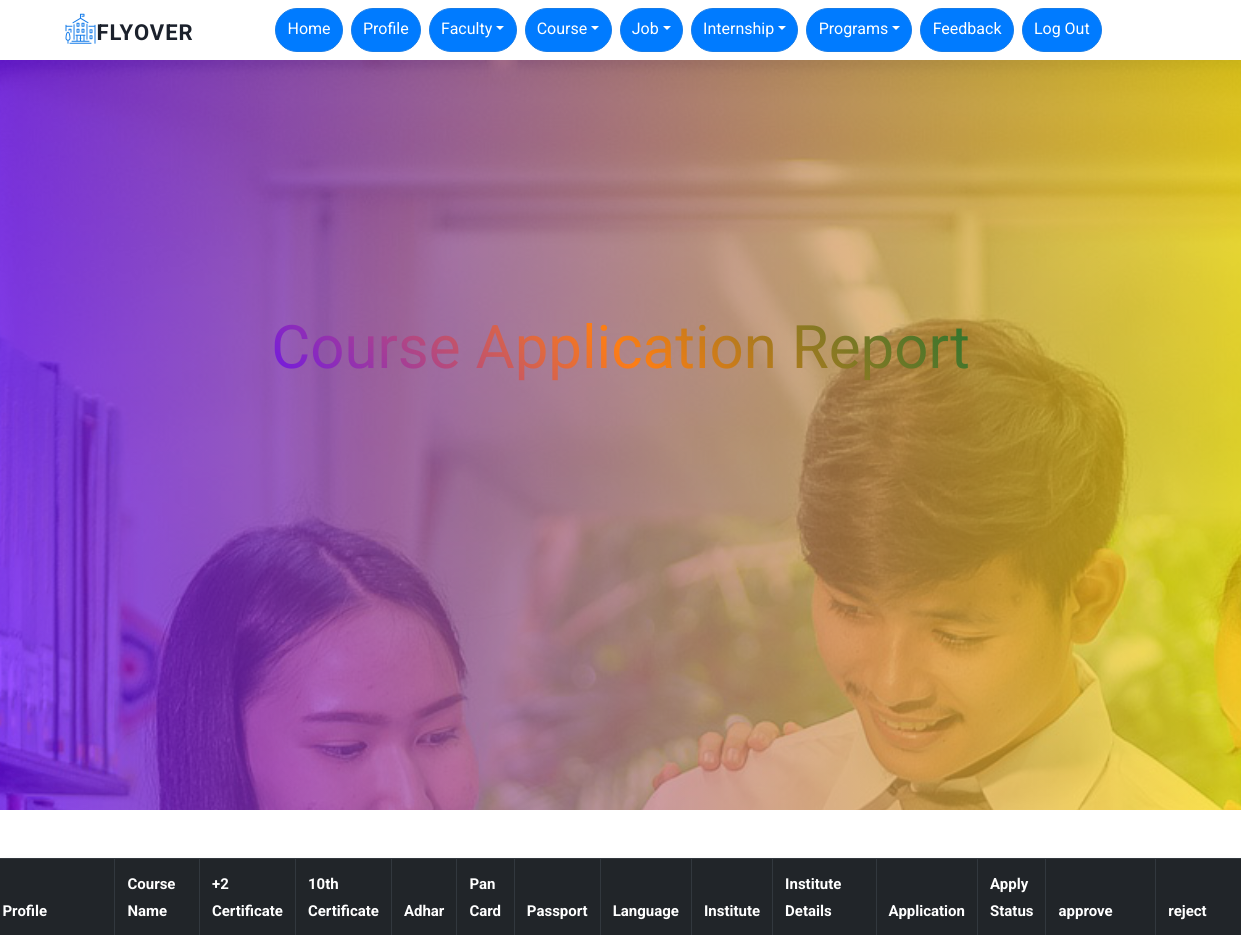
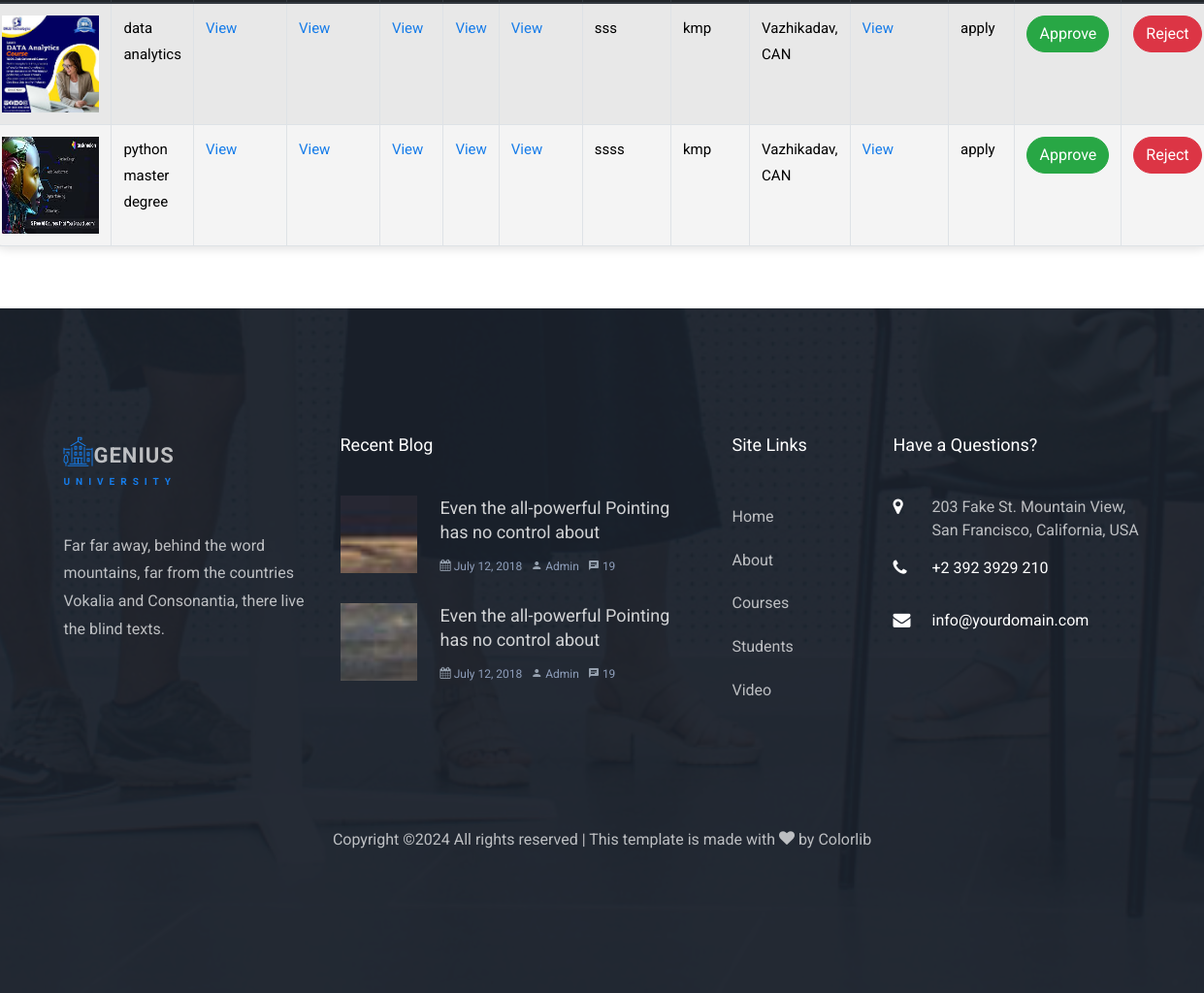
The app's page /institute/course_report.php (signed in) with its own data (2 pictures, top to bottom).
### tables this page shows
CREATE TABLE `course_application` (
  `course_apply_id` int(30) NOT NULL,
  `user_id` int(30) NOT NULL,
  `course_id` int(30) NOT NULL,
  `+2_certificate` varchar(30) NOT NULL,
  `10th_certificate` varchar(30) NOT NULL,
  `adhar` varchar(30) NOT NULL,
  `pan_card` varchar(50) NOT NULL,
  `passport` varchar(50) NOT NULL,
  `application` varchar(30) NOT NULL,
  `apply_status` varchar(30) NOT NULL,
  `institute_id` int(30) NOT NULL,
  `language` varchar(100) NOT NULL,
  `join_letter` varchar(50) DEFAULT NULL,
  `created_at` timestamp NOT NULL DEFAULT current_timestamp() ON UPDATE current_timestamp()
);

CREATE TABLE `course` (
  `course_id` int(30) NOT NULL,
  `course_name` varchar(100) NOT NULL,
  `course_duration` varchar(30) NOT NULL,
  `course_profile` varchar(100) NOT NULL,
  `course_description` varchar(300) NOT NULL,
  `course_fees` int(100) NOT NULL,
  `university` varchar(100) NOT NULL,
  `course_application` varchar(300) NOT NULL,
  `eligibility` varchar(100) NOT NULL,
  `course_start_date` date NOT NULL,
  `course_end_date` date NOT NULL,
  `institute_id` int(100) NOT NULL
);

CREATE TABLE `institute_reg` (
  `institute_reg_id` int(11) NOT NULL,
  `institute_name` varchar(100) NOT NULL,
  `institute_address` varchar(300) NOT NULL,
  `institute_email` varchar(100) NOT NULL,
  `institute_phone` varchar(30) NOT NULL,
  `institute_photo` varchar(100) NOT NULL,
  `institute_country` varchar(100) NOT NULL,
  `description` varchar(300) NOT NULL,
  `document` varchar(100) NOT NULL,
  `login_id` int(30) NOT NULL
);

### institute/course_report.php (the view, shortened to what this page needs)
<?php
include 'header.php';
$userId = $_SESSION['login_id'];
?>
<body>
    <div class="hero-wrap" style="background-image: url('../assets/images/bg_1.jpg'); background-attachment:fixed;">
        <div class="overlay"></div>
        <div class="container">
            <div class="row no-gutters slider-text align-items-center justify-content-center" data-scrollax-parent="true">
                <div class="col-md-8 ftco-animate text-center">
                    <h1 class="mb-4">Course Application Report</h1>
                </div>
            </div>
        </div>
    </div>
    <div class="container my-5 gray-bg">
        <div class="row justify-content-center">
            <table class="table table-bordered table-hover table-striped glass-table">
                <thead class="thead-dark">
                    <tr>
                        <th>Profile</th>
                        <th>Course Name</th>
                        <th>+2 Certificate</th>
                        <th>10th Certificate</th>
                        <th>Adhar</th>
                        <th>Pan Card</th>
                        <th>Passport</th>
                        <th>Language</th>
                        <th>Institute</th>
                        <th>Institute Details</th>
                        <th>Application</th>
                        <th>Apply Status</th>
                        <th>approve</th>
                        <th>reject</th>
                    </tr>
                </thead>
                <tbody>
                    <?php
                    include '../config.php';
                    $query = "SELECT ca.*, c.course_name,c.course_profile, i.institute_name,i.login_id, i.institute_address, i.institute_country
                              FROM course_application ca
                              JOIN course c ON ca.course_id = c.course_id
                              JOIN institute_reg i ON ca.institute_id = i.login_id
                              WHERE ca.apply_status IN ('apply') and ca.institute_id='$userId' ";
                    $result = mysqli_query($con, $query);
                    if ($result->num_rows > 0) {
                        while ($row = $result->fetch_assoc()) {
                            echo "<tr>";
                            echo "<td><img style='width:100px;height:100px' src='../upload/" . htmlspecialchars($row['course_profile']) . "' alt='Profile Photo'></td>";
                            echo "<td>" . htmlspecialchars($row['course_name']) . "</td>";
                            echo "<td><a href='../upload/" . htmlspecialchars($row['+2_certificate']) . "' target='_blank'>View</a></td>";
                            echo "<td><a href='../upload/" . htmlspecialchars($row['10th_certificate']) . "' target='_blank'>View</a></td>";
                            echo "<td><a href='../upload/" . htmlspecialchars($row['adhar']) . "' target='_blank'>View</a></td>";
                            echo "<td><a href='../upload/" . htmlspecialchars($row['pan_card']) . "' target='_blank'>View</a></td>";
                            echo "<td><a href='../upload/" . htmlspecialchars($row['passport']) . "' target='_blank'>View</a></td>";
                            echo "<td>" . htmlspecialchars($row['language']) . "</td>";
                            echo "<td>" . htmlspecialchars($row['institute_name']) . "</td>";
                            echo "<td>" . htmlspecialchars($row['institute_address']) . ", " . htmlspecialchars($row['institute_country']) . "</td>";
                            echo "<td><a href='../upload/" . htmlspecialchars($row['application']) . "' target='_blank'>View</a></td>";
                            echo "<td>" . htmlspecialchars($row['apply_status']) . "</td>";
                            echo "<td><a href='course_report_approve_action.php?id=" . $row['course_apply_id'] . "' class='btn btn-success'>Approve</a></td>";
                            echo "<td><a href='course_report_reject_action.php?id=" . $row['course_apply_id'] . "' class='btn btn-danger'>Reject</a></td>";
                            echo "</tr>";
                        }
                    } else {
                        echo "<tr><td colspan='13' class='text-center'>No Applications Found</td></tr>";
                    }
                    ?>
                </tbody>
            </table>
        </div>
    </div>
    <?php
    include 'footer.php';
    ?>
</body>
</html>

### institute/course_report.php (style rules this page uses)
.glass-table { background: rgba(255, 255, 255, 0.2); border-radius: 20px; box-shadow: 0 4px 8px rgba(0, 0, 0, 0.1); backdrop-filter: blur(10px); border: 1px solid rgba(255, 255, 255, 0.3); }
.table { background-color: rgba(200, 200, 200, 0.2); color: #000; }
.thead-dark th { background-color: #343a40; color: #fff; }

### records on screen
course_application: course.course_profile (picture), course.course_name "data analytics", language "sss", institute_reg.institute_name "kmp", institute_reg.institute_address "Vazhikadav", institute_reg.institute_country "CAN", apply_status "apply"
course_application: course.course_profile (picture), course.course_name "python master degree", language "ssss", institute_reg.institute_name "kmp", institute_reg.institute_address "Vazhikadav", institute_reg.institute_country "CAN", apply_status "apply"
